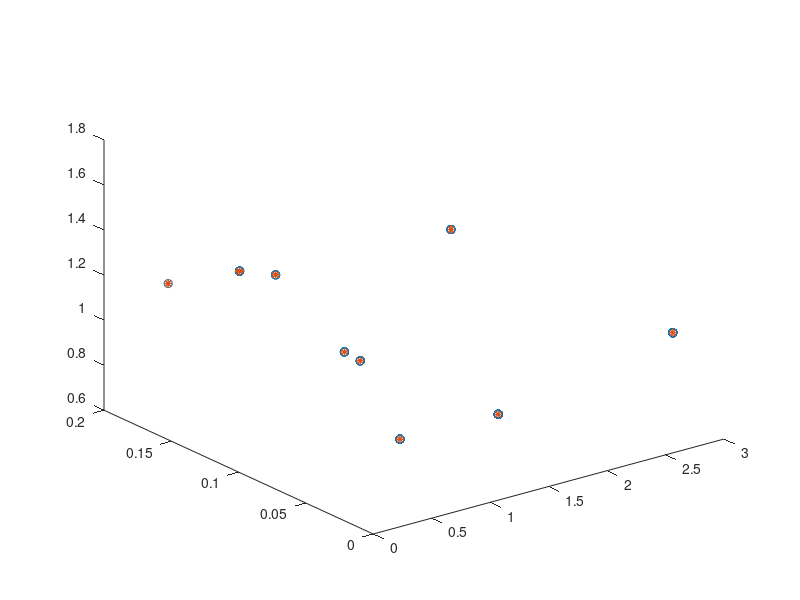

Recreate this plot in MATLAB.
load paretosearch.mat;
load pareto_GA.mat;

plot3(f(:,1),f(:,2),f(:,3),'o');
hold on;
plot3(fval(:,1),fval(:,2),fval(:,3),'*');
hold off;

